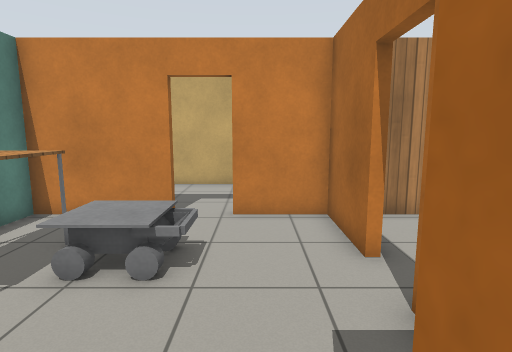
view 1 (above)

17 first-person views from a walk through a world built for the Gazebo simulator. The camera is 1.2 m above the floor, tilts 8° down and sees 80° across. The floor is counted in squares, 0.5 m on a side. Each view is taken from the middle of a square. On the plan, view 1 faces up. The plan holds only what a view shows up to about 19 squares ahead; the rest is blank. The place goes on beyond the plan. Robots are left out. Simple patterns stand in for the simulator's built-in surfaces. Some stock models are drawn as simple stand-ins.

view 2
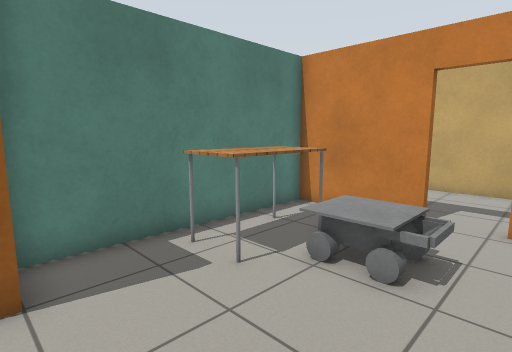

view 3
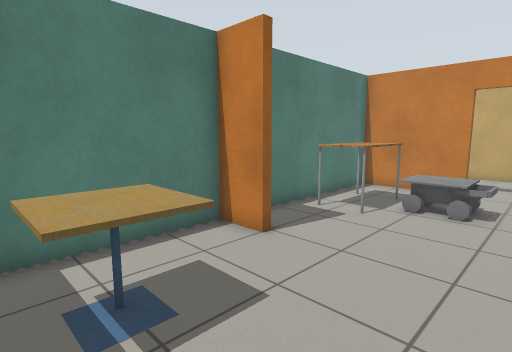

view 4
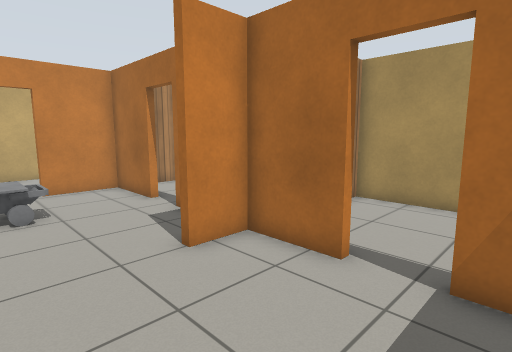

view 5
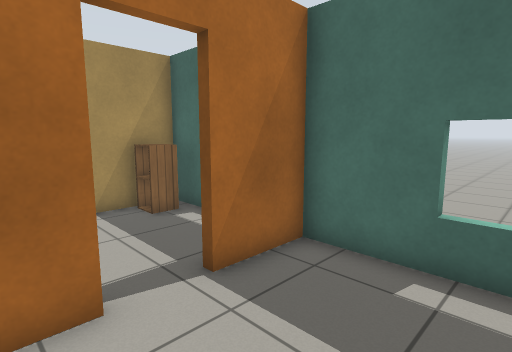

view 6
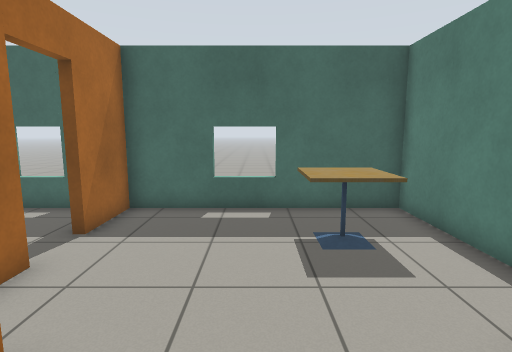

view 7
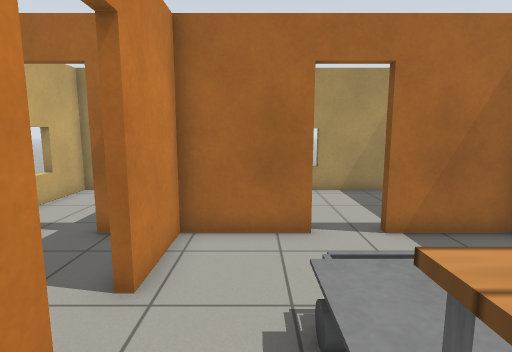

view 8
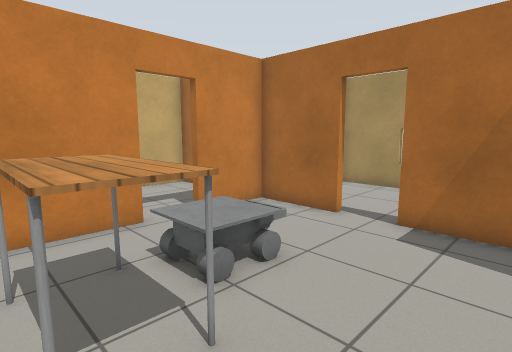

view 9
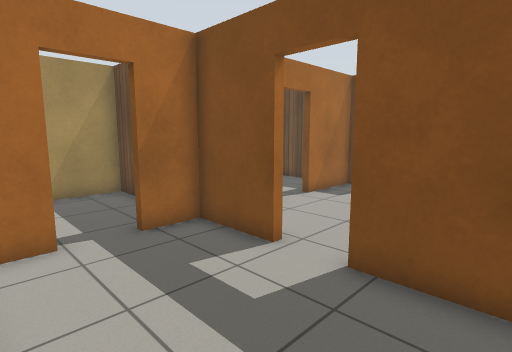

view 10
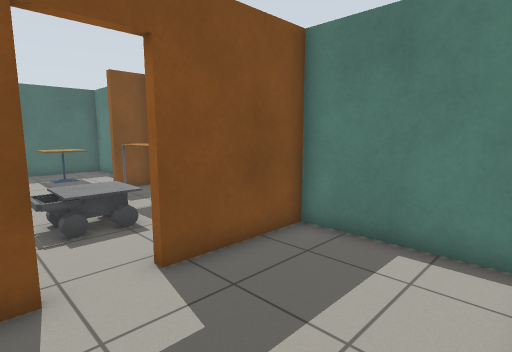

view 11
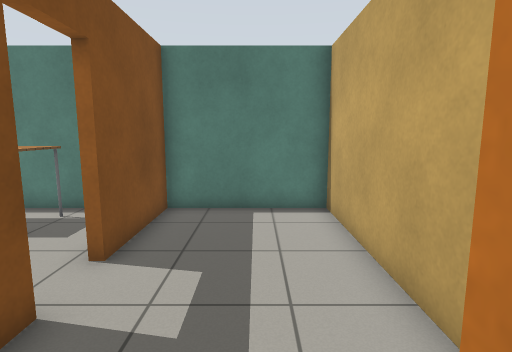

view 12
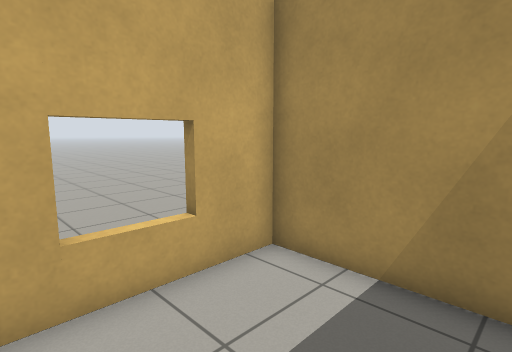

view 13
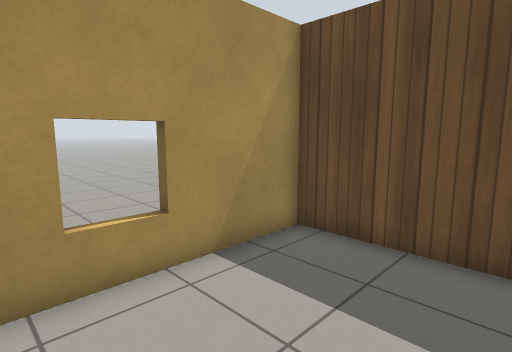

view 14
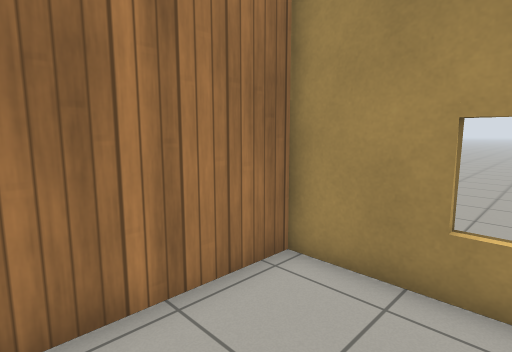

view 15
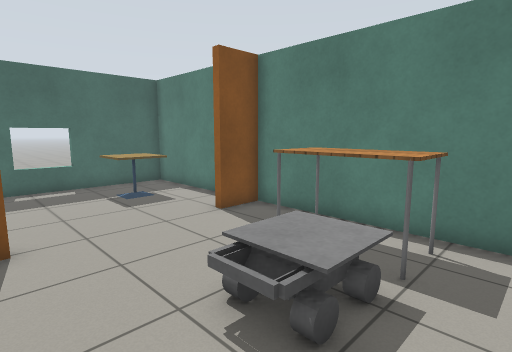

view 16
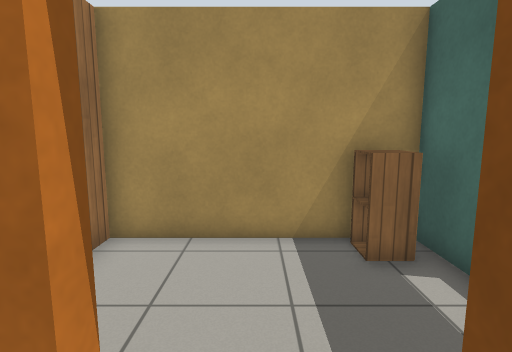

view 17
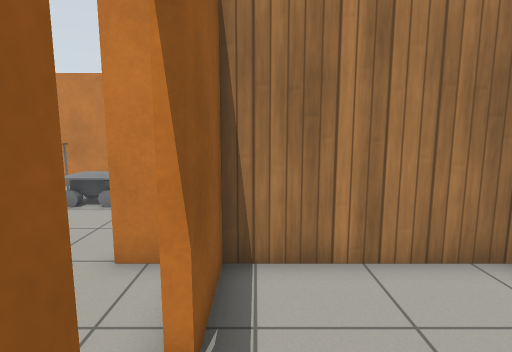

### Floor plan
Points are (right, up) in squares from view 1. A wall is a line through its corners. A room is listed if a view was taken in it or the views show most of it. See-through windows are left out.
Room 1 (views 1, 2, 3, 4, 5, 6, 7, 8, 15, 16)
walls: (-4.9, 0.2) (-6.6, 0.2) (-6.6, -6.6) (2.1, -6.6) (2.1, -4); (2.1, -2.2) (2.1, 0.4) (0.4, 0.4) (0.4, 0.7) (2.1, 0.7) (2.1, 3.9); (2.1, 5.6) (2.1, 8.8) (-0.7, 8.8); (-2.5, 8.8) (-6.6, 8.8) (-6.6, 0.5) (-4.9, 0.5)
ways out: open door at (-1.5, 9) to room 2; open door at (2, 4.5) to room 4; open door at (2, -3.5) to room 5
objects: cafe table (-5, -4) to (-3, -3); table (-5, 4) to (-4, 6); other object (-3, 5) to (-1, 6)
Room 2 (views 9, 10)
walls: (-0.7, 9.1) (2.1, 9.1) (2.1, 10.8); (2.1, 12.6) (2.1, 14.3) (-6.6, 14.3) (-6.6, 9.1) (-2.5, 9.1)
ways out: open door at (-1.5, 9) to room 1; open door at (2, 11.5) to room 3
Room 3 (views 11, 12)
walls: (6.4, 9.1) (7.8, 9.1) (7.8, 14.3) (3.1, 14.3)
ways out: open door at (2, 11.5) to room 2
Room 4 (views 13, 14)
walls: (3.4, 0.7) (7.8, 0.7) (7.8, 8.8) (3.1, 8.8)
ways out: open door at (2, 4.5) to room 1
Room 5 (view 17)
walls: (3.9, -6.6) (7.8, -6.6) (7.8, 0.4) (2.4, 0.4) (2.4, -2.2)
ways out: open door at (2, -3.5) to room 1
objects: cabinet (7, -6) to (7, -5)

Where each view was taken, in squares from view 1:
view 1: 0 up, 0 right, facing up
view 2: 0 up, 0 right, facing up-left
view 3: 5 down, 0 right, facing up-left
view 4: 5 down, 3 left, facing up-right
view 5: 1 down, 2 left, facing down-right
view 6: 3 up, 2 left, facing down
view 7: 7 up, 5 left, facing right
view 8: 1 up, 6 left, facing up-right
view 9: 14 up, 5 left, facing down-right
view 10: 14 up, 0 right, facing down-left
view 11: 12 up, 3 right, facing left
view 12: 10 up, 3 right, facing up-right
view 13: 7 up, 3 right, facing down-right
view 14: 5 up, 3 right, facing up-right
view 15: 8 up, 1 right, facing down-left
view 16: 3 down, 1 right, facing right
view 17: 5 down, 3 right, facing up
